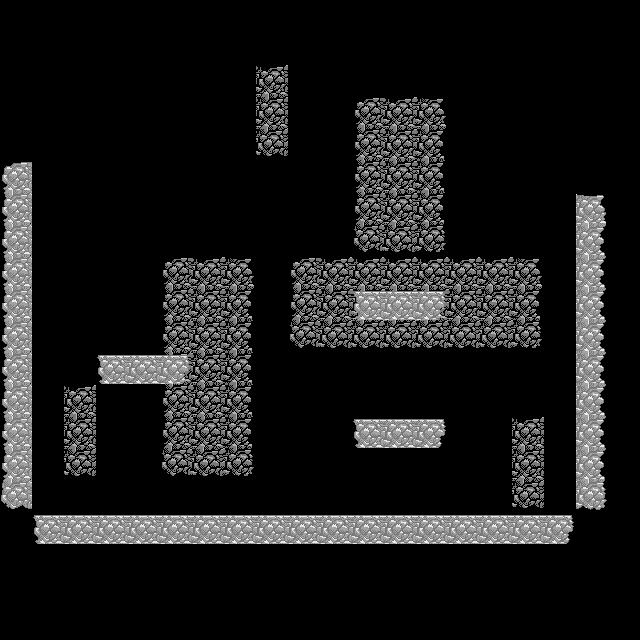

This is a level from a 2D game, rendered from its Tiled map with the project's own tilesets. A one-line summary and the complete map file follow:
An orthogonal 20x20 tile map with 32x32 px tiles, 2 tile layers (Capa de patrones 2, Capa de Patrones 1), 2 tilesets.

<map version="1.0" orientation="orthogonal" renderorder="right-down" width="20" height="20" tilewidth="32" tileheight="32" nextobjectid="1">
 <tileset firstgid="1" name="gray_rocks" tilewidth="32" tileheight="32" tilecount="18" columns="6">
  <image source="gray_rocks.png" width="192" height="96" />
  <terraintypes>
   <terrain name="Plataforma" tile="-1" />
  </terraintypes>
  <tile id="3" terrain="0,0,0,0" />
  <tile id="4" terrain="0,0,0,0" />
  <tile id="5" terrain="0,0,0,0" />
 </tileset>
 <tileset firstgid="19" name="rocks_tileset" tilewidth="32" tileheight="32" tilecount="36" columns="6">
  <image source="rocks_tileset.png" width="192" height="192" />
 </tileset>
 <layer name="Capa de patrones 2" width="20" height="20">
  <data encoding="csv">
0,0,0,0,0,0,0,0,0,0,0,0,0,0,0,0,0,0,0,0,
0,0,0,0,0,0,0,0,0,0,0,0,0,0,0,0,0,0,0,0,
0,0,0,0,0,0,0,0,38,0,0,0,0,0,0,0,0,0,0,0,
0,0,0,0,0,0,0,0,44,0,0,37,38,39,0,0,0,0,0,0,
0,0,0,0,0,0,0,0,50,0,0,43,44,45,0,0,0,0,0,0,
0,0,0,0,0,0,0,0,0,0,0,43,44,45,0,0,0,0,0,0,
0,0,0,0,0,0,0,0,0,0,0,43,44,45,0,0,0,0,0,0,
0,0,0,0,0,0,0,0,0,0,0,49,50,51,0,0,0,0,0,0,
0,0,0,0,0,37,38,39,0,37,38,38,38,38,38,38,39,0,0,0,
0,0,0,0,0,43,44,45,0,43,44,44,44,44,44,44,45,0,0,0,
0,0,0,0,0,43,44,45,0,49,50,50,50,50,50,50,51,0,0,0,
0,0,0,0,0,43,44,45,0,0,0,0,0,0,0,0,0,0,0,0,
0,0,38,0,0,43,44,45,0,0,0,0,0,0,0,0,0,0,0,0,
0,0,44,0,0,43,44,45,0,0,0,0,0,0,0,0,38,0,0,0,
0,0,50,0,0,49,50,51,0,0,0,0,0,0,0,0,44,0,0,0,
0,0,0,0,0,0,0,0,0,0,0,0,0,0,0,0,50,0,0,0,
0,0,0,0,0,0,0,0,0,0,0,0,0,0,0,0,0,0,0,0,
0,0,0,0,0,0,0,0,0,0,0,0,0,0,0,0,0,0,0,0,
0,0,0,0,0,0,0,0,0,0,0,0,0,0,0,0,0,0,0,0,
0,0,0,0,0,0,0,0,0,0,0,0,0,0,0,0,0,0,0,0
</data>
 </layer>
 <layer name="Capa de Patrones 1" width="20" height="20">
  <data encoding="csv">
0,0,0,0,0,0,0,0,0,0,0,0,0,0,0,0,0,0,0,0,
0,0,0,0,0,0,0,0,0,0,0,0,0,0,0,0,0,0,0,0,
0,0,0,0,0,0,0,0,0,0,0,0,0,0,0,0,0,0,0,0,
0,0,0,0,0,0,0,0,0,0,0,0,0,0,0,0,0,0,0,0,
0,0,0,0,0,0,0,0,0,0,0,0,0,0,0,0,0,0,0,0,
1,0,0,0,0,0,0,0,0,0,0,0,0,0,0,0,0,0,0,0,
7,0,0,0,0,0,0,0,0,0,0,0,0,0,0,0,0,0,3,0,
7,0,0,0,0,0,0,0,0,0,0,0,0,0,0,0,0,0,9,0,
7,0,0,0,0,0,0,0,0,0,0,0,0,0,0,0,0,0,9,0,
7,0,0,0,0,0,0,0,0,0,0,4,5,6,0,0,0,0,9,0,
7,0,0,0,0,0,0,0,0,0,0,0,0,0,0,0,0,0,9,0,
7,0,0,4,5,6,0,0,0,0,0,0,0,0,0,0,0,0,9,0,
7,0,0,0,0,0,0,0,0,0,0,0,0,0,0,0,0,0,9,0,
7,0,0,0,0,0,0,0,0,0,0,4,5,6,0,0,0,0,9,0,
7,0,0,0,0,0,0,0,0,0,0,0,0,0,0,0,0,0,9,0,
13,0,0,0,0,0,0,0,0,0,0,0,0,0,0,0,0,0,15,0,
0,4,5,5,5,5,5,5,5,5,5,5,5,5,5,5,5,6,0,0,
0,0,0,0,0,0,0,0,0,0,0,0,0,0,0,0,0,0,0,0,
0,0,0,0,0,0,0,0,0,0,0,0,0,0,0,0,0,0,0,0,
0,0,0,0,0,0,0,0,0,0,0,0,0,0,0,0,0,0,0,0
</data>
 </layer>
</map>